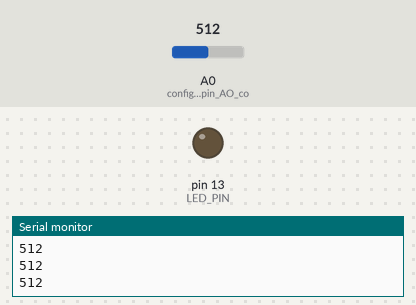
Bench run of a sketch on a simulated Arduino Uno, built with avr-gcc and run on an emulated ATmega328P. On the bench: output pins drawn as LEDs (lit = HIGH), the last lines printed to the serial monitor. The test bench sets the inputs (shaded band); at power-on: A0 (configuramos_el_pin_AO_co) = 512.

Above: at 1.2 s.
1.3 s: A0 (configuramos_el_pin_AO_co) set to 524
At 2.5 s:
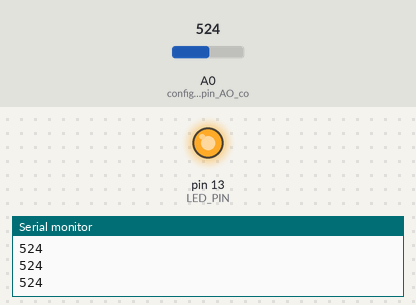
2.8 s: A0 (configuramos_el_pin_AO_co) set to 511
At 3.7 s:
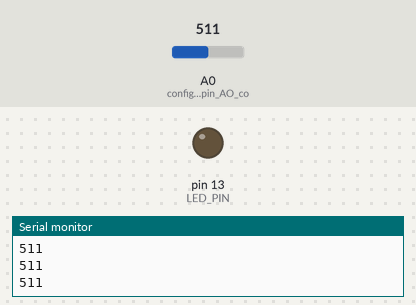
4.3 s: A0 (configuramos_el_pin_AO_co) set to 716
At 4.9 s:
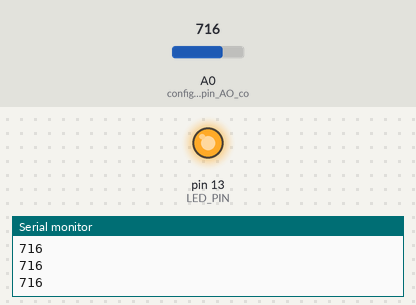
Timing chart, 0 to 7.3 s (numbered marks = the images above; inputs shaded):
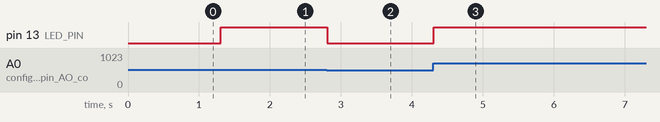

Measured:
- the behaviour switches between 513 and 514 on A0 (configuramos_el_pin_AO_co) (found by bisection; images 0 and 1)
- after the input at 1.3 s, pin 13 (LED_PIN): LOW → HIGH at once
- after the input at 2.8 s, pin 13 (LED_PIN): HIGH → LOW at once
- after the input at 4.3 s, pin 13 (LED_PIN): LOW → HIGH at once

The sketch:

E5.ino
```cpp
// C++ code
//
#define LED_PIN 13
int sensor = 0;

void setup()
{
  pinMode(A0, INPUT); //configuramos el pin AO como uno de entrada
  Serial.begin(9600); //Se inicializa la comunicación serial a una velocidad de 9600
  pinMode(LED_PIN, OUTPUT); //se configura el pin 13 como una salida
}

void loop()
{
  sensor = analogRead(A0); //Leemos el valor analógico del pin A0 utilizando
  Serial.println(sensor);
  /*
  El valor del sensor se mapea desde el rango de 0 a 1023 al 0 255 que
  es el que puede controlar el pin analógico
  */
  analogWrite(LED_PIN, map(sensor, 0, 1023, 0, 255));
  delay(10);
}
```
